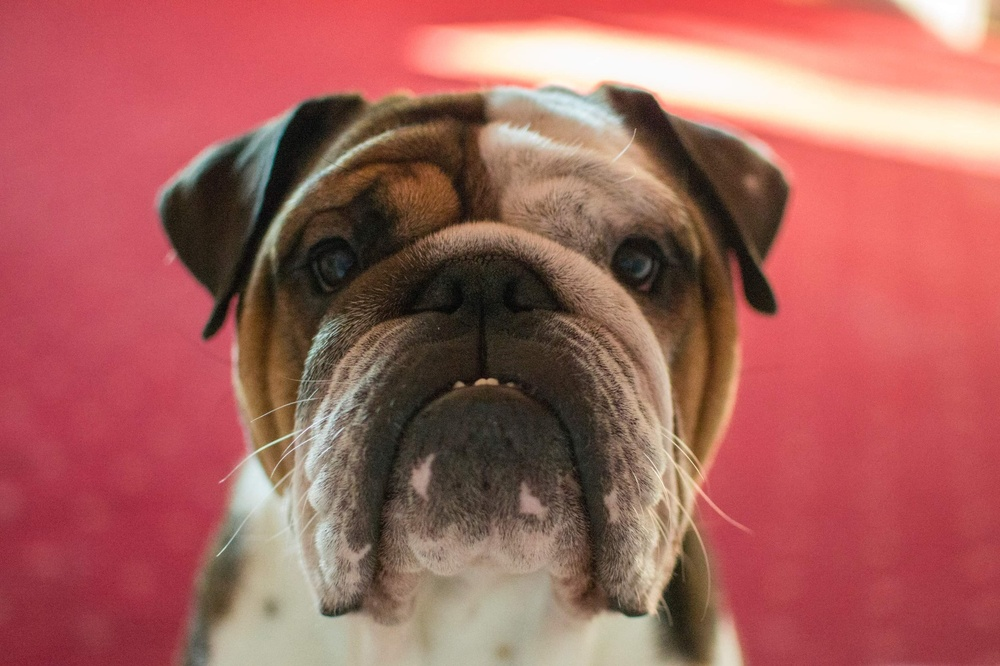
#> input picture 1.jpg, 1000 x 666 px, shrunk from 3073 x 2048 before the run
$ python app.py
#> lines starting #> are read from the running program, lines starting #| are printed output that depends on the picture
from unittest import result
import numpy as np
from PIL import Image
from matplotlib import pyplot as plt


SHRED_SIZE = 100


def preload_img(path):
#> called with path = '1.jpg'
    img = np.array(Image.open(path))
#> img is the input picture: shape (666, 1000, 3); mean R, G, B 165.6, 97.4, 92.3
    x = int(img.shape[0] % SHRED_SIZE)
#> x = 66
    y = int(img.shape[1] % SHRED_SIZE)
#> y = 0

    return img[0 : img.shape[0] - x, 0 : img.shape[1] - y]
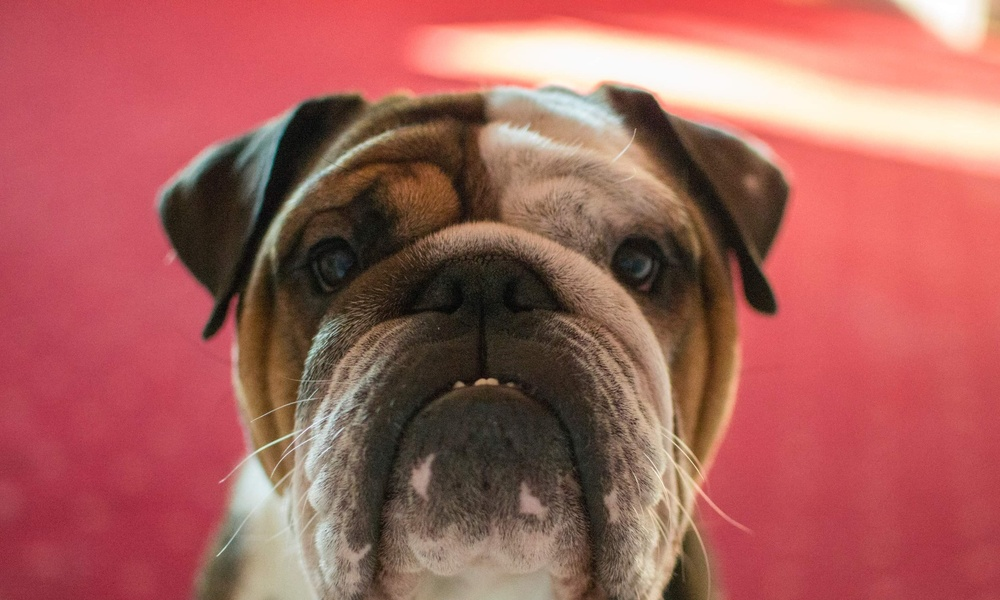
#> returned value: shape (600, 1000, 3); mean of channels 0, 1, 2 166.2, 95.9, 91; drawn as R, G, B


def merge(img1, img2, axis):
    return np.concatenate((img1, img2), axis=axis)


def shredder(img, width):

#> called with width = 100
    sizer = np.mod(np.arange(img.shape[1]), 2 * width)

    odds = img[:, sizer < width]
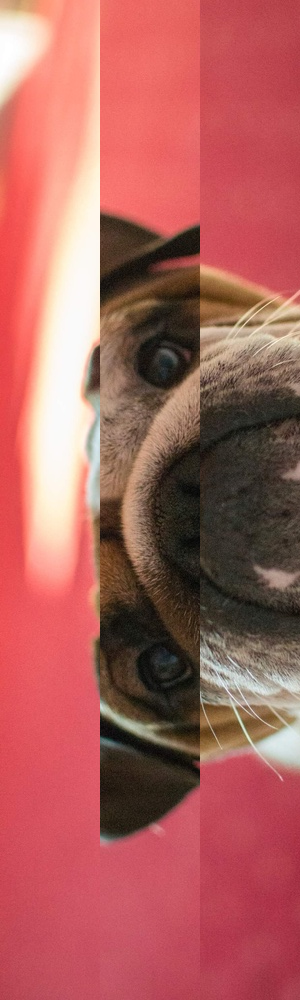
#> odds: shape (1000, 300, 3); mean of channels 0, 1, 2 173.3, 96.7, 93; drawn as R, G, B
    evens = img[:, sizer >= width]
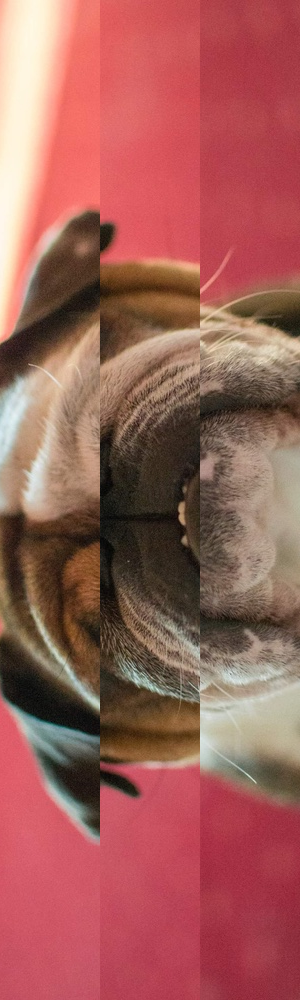
#> evens: shape (1000, 300, 3); mean of channels 0, 1, 2 159.1, 95.1, 89; drawn as R, G, B

    return odds, evens


def app():
    img = preload_img("1.jpg")

    img1, img2 = shredder(np.rot90(img, 1), SHRED_SIZE)
    output = merge(img1, img2, 0)
#> in merge, `return np.concatenate((img1, img2), axis=axis)`:
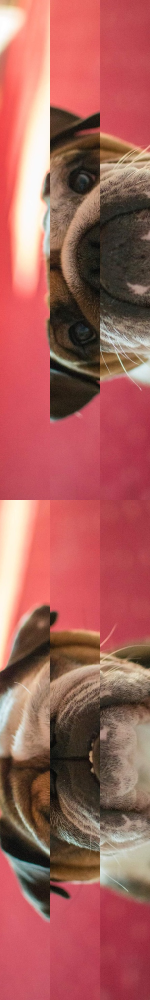
#> returned value: shape (2000, 300, 3) (shown at 1/2 size); mean of channels 0, 1, 2 166.2, 95.9, 91; drawn as R, G, B

    img1, img2 = shredder(np.rot90(output, 3), SHRED_SIZE)
#> call 2 of shredder, with width = 100
#> in shredder (call 2), `odds = img[:, sizer < width]`:
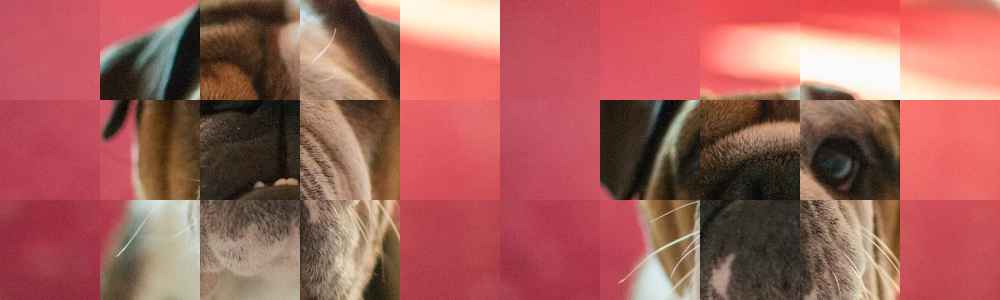
#> odds: shape (300, 1000, 3); mean of channels 0, 1, 2 163.5, 94.6, 89.4; drawn as R, G, B
#> in shredder (call 2), `evens = img[:, sizer >= width]`:
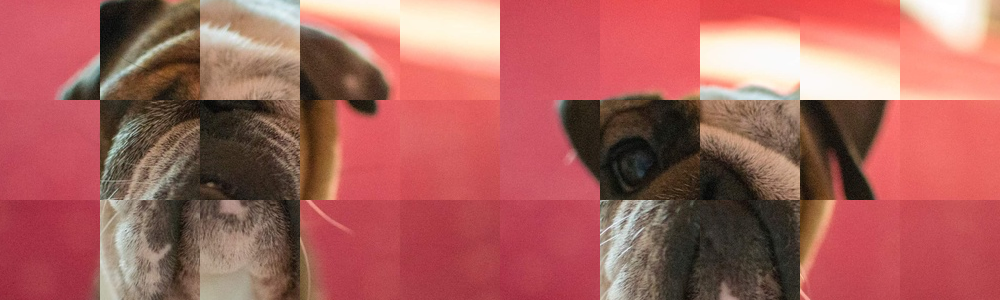
#> evens: shape (300, 1000, 3); mean of channels 0, 1, 2 168.8, 97.2, 92.6; drawn as R, G, B
    output = merge(img1, img2, 1)
#> call 2 of merge, with axis = 1
#> in merge (call 2), `return np.concatenate((img1, img2), axis=axis)`:
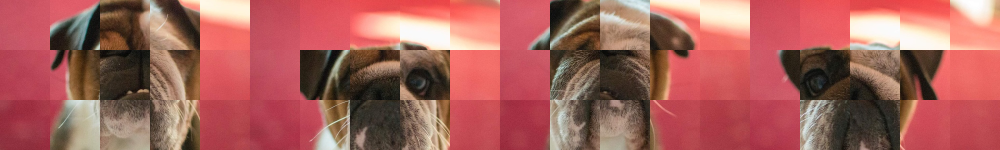
#> returned value: shape (300, 2000, 3) (shown at 1/2 size); mean of channels 0, 1, 2 166.2, 95.9, 91; drawn as R, G, B

    plt.imshow(output)
    plt.show()


app()
